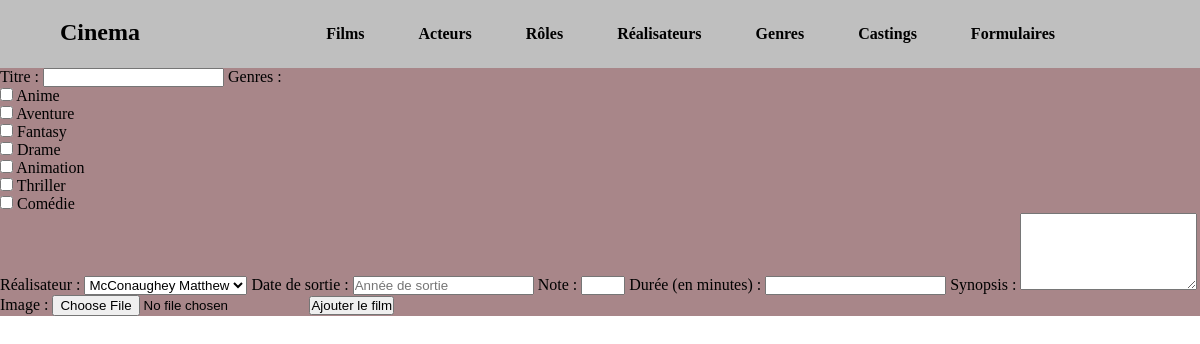
Page /index.php?action=ajouterFilm on the earlier database version.
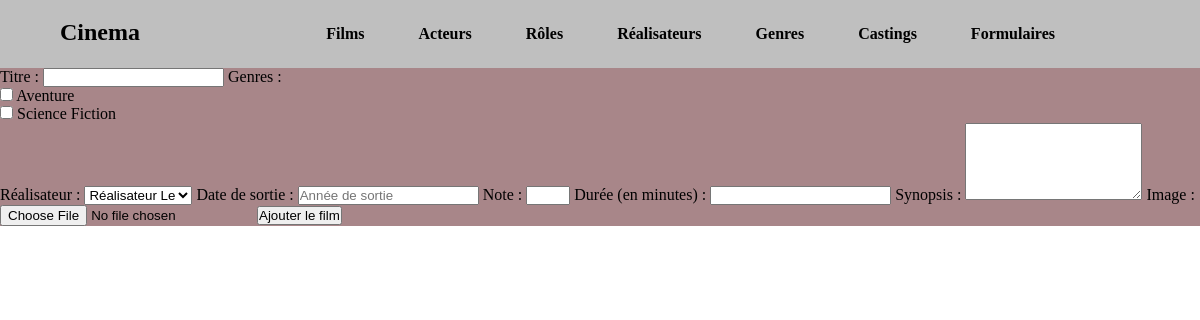
Same page on the later database version.
### tables this page shows
CREATE TABLE IF NOT EXISTS `genre` (
  `id_genre` int NOT NULL AUTO_INCREMENT,
  `genre_name` varchar(50) DEFAULT NULL,
  `path_img_genre` longtext,
  PRIMARY KEY (`id_genre`)
);

### view/formulaires/ajouterFilm.php (the view, shortened to what this page needs)
<form action="index.php?action=ajouterFilm" method="post" enctype="multipart/form-data">
    <label for="titre_film">Titre :</label>
    <input type="text" name="titre_film" id="titre_film" required>
    <label for="genre_id">Genres :</label>
    <?php foreach ($genres as $genre) : ?>
        <div>
            <input type="checkbox" id="genre_<?php echo $genre['id_genre']; ?>" name="genre_id[]" value="<?php echo $genre['id_genre']; ?>">
            <label for="genre_<?php echo $genre['id_genre']; ?>"><?php echo $genre['genre_name']; ?></label>
        </div>
    <?php endforeach; ?>
    <label for="realisateur_id">Réalisateur :</label>
    <select name="realisateur_id" id="realisateur_id">
        <?php foreach ($realisateurs as $realisateur) : ?>
            <option value="<?php echo $realisateur['id_realisateur']; ?>"><?php echo $realisateur['prenom'] . ' ' . $realisateur['nom']; ?></option>
        <?php endforeach; ?>
    </select>
    <label for="date_sortie">Date de sortie :</label>
    <input type="text" name="date_sortie" id="date_sortie" pattern="\year{4}" placeholder="Année de sortie" required>
    <label for="note">Note :</label>
    <input type="number" name="note" id="note" min="0" max="5" required>
    <label for="duree">Durée (en minutes) :</label>
    <input type="number" name="duree" id="duree" min="0" required>
    <label for="synopsis">Synopsis :</label>
    <textarea name="synopsis" id="synopsis" rows="5" required></textarea>
    <label for="image">Image :</label>
    <input type="file" name="image" id="image" accept="image/*" required>
    <input type="submit" value="Ajouter le film" onclick="notificationFilm()">
</form>
<?php
$cssLink = '<link rel="stylesheet" href="public/css/formulaires/formulaires.css">';
$content = ob_get_clean();
require "view/template.php";
?>

### index.php (shortened to what this page needs)
<?php
$FilmsController = new FilmsController();
$FormulairesController = new FormulairesController();
if (isset($_GET["action"])) {
    switch ($_GET["action"]) {
        case "ajouterFilm":
            $FormulairesController->ajouterFilm();
            break;
    }
} else {
    $FilmsController->listFilms();
}
?>

### controller/FormulairesController.php (shortened to what this page needs)
<?php
class FormulairesController {
    public function ajouterFilm() {
        if ($_SERVER["REQUEST_METHOD"] === "POST") {
            $titre_film = filter_input(INPUT_POST, "titre_film", FILTER_SANITIZE_FULL_SPECIAL_CHARS);
            $realisateur_id = filter_input(INPUT_POST, "realisateur_id", FILTER_SANITIZE_NUMBER_INT);
            $date_sortie = date("Y", strtotime(filter_input(INPUT_POST, "date_sortie", FILTER_SANITIZE_FULL_SPECIAL_CHARS)));
            $note = filter_input(INPUT_POST, "note", FILTER_SANITIZE_NUMBER_FLOAT, FILTER_FLAG_ALLOW_FRACTION);
            $duree = filter_input(INPUT_POST, "duree", FILTER_SANITIZE_NUMBER_INT);
            $synopsis = filter_input(INPUT_POST, "synopsis", FILTER_SANITIZE_SPECIAL_CHARS);
            if (!isset($_FILES['image']) || $_FILES['image']['error'] === UPLOAD_ERR_NO_FILE) {
                header("Location: index.php?action=ajouterFilm&error=Veuillez sélectionner une image");
                exit;
            }
            $file = $_FILES["image"];
            $filename = $file["name"];
            $filePathTemporaire = $file["tmp_name"];
            $extension = pathinfo($filename, PATHINFO_EXTENSION);
            $newImageFileName = uniqid() . "." . $extension;
            $destinationPath = "public/images/imgFilms/";
            $destinationFile = $destinationPath . $newImageFileName;
            if (!move_uploaded_file($filePathTemporaire, $destinationFile)) {
                header("Location: index.php?action=ajouterFilm&error=Une erreur s'est produite lors du téléchargement de l'image");
                exit;
            }
            $pdo = Connect::Connexion();
            $query = "INSERT INTO film (titre_film, realisateur_id, date_sortie, note, duree, synopsis, path_img_film)
                      VALUES (:titre_film, :realisateur_id, :date_sortie, :note, :duree, :synopsis, :image)";
            $insertFilmStatement = $pdo->prepare($query);
            $insertFilmStatement->execute([
                "titre_film" => $titre_film,
                "realisateur_id" => $realisateur_id,
                "date_sortie" => $date_sortie,
                "note" => $note,
                "duree" => $duree,
                "synopsis" => $synopsis,
                "image" => $newImageFileName
            ]);
            $filmId = $pdo->lastInsertId();
            $genres = filter_input(INPUT_POST, "genre_id", FILTER_DEFAULT, FILTER_REQUIRE_ARRAY);
            $insertFilmGenreQuery = "INSERT INTO film_genre (id_film, id_genre) VALUES (:id_film, :id_genre)";
            $insertFilmGenreStatement = $pdo->prepare($insertFilmGenreQuery);
            foreach ($genres as $genreId) {
                $insertFilmGenreStatement->execute([
                    "id_film" => $filmId,
                    "id_genre" => $genreId
                ]);
            }
            header("Location: index.php?action=listFilms");
            exit;
            } else {
                $pdo = Connect::Connexion();
                $selectGenresStatement = $pdo->query("SELECT * FROM genre");
                $genres = $selectGenresStatement->fetchAll();
                $selectRealisateursStatement = $pdo->query("SELECT r.id_realisateur, p.prenom, p.nom FROM realisateur r
                INNER JOIN personne p ON r.id_personne = p.id_personne");
                $realisateurs = $selectRealisateursStatement->fetchAll();
            require "view/formulaires/ajouterFilm.php";
        }
    }
}

### view/template.php (shortened to what this page needs)
<!DOCTYPE html>
<html lang="en">
<head>
    <?= $cssLink ?>
    <link rel="stylesheet" href="public/css/film/etoiles.css">
    <link rel="stylesheet" href="public/css/navbar.css">
    <link rel="stylesheet" href="public/css/standard.css">
</head>
<body>
    <main>
        <nav>
            <h2 class="logo"><a href="index.php?action=listFilms">Cinema</a></h2>
            <ul class="menu">
                <li><a href="index.php?action=listFilms">Films</a></li>
                <li><a href="index.php?action=listActeurs">Acteurs</a></li>
                <li><a href="index.php?action=listRoles">Rôles</a></li>
                <li><a href="index.php?action=listRealisateurs">Réalisateurs</a></li>
                <li><a href="index.php?action=listGenres">Genres</a></li>
                <li><a href="index.php?action=listCastings">Castings</a></li>
                <li class="dropdown">
                    <a href="#">Formulaires</a>
                </li>
            </ul>
        </nav>
        <div>
            <?php if (isset($content)): ?>
                <?= $content ?>
            <?php endif; ?>
        </div>
    </main>
</body>
</html>

### public/css/navbar.css (style rules this page uses)
nav { display: flex; align-items: flex-end; flex-direction: row; justify-content: space-between; padding-left: 5%; padding-right: 10%; background-color: #bfbfbf; }
nav h2 { margin-bottom: 22px; }
.logo { color: black; font-size: 24px; padding-left:0%; }
nav ul li { list-style-type: none; padding: 25px 25px; display: inline-block; }
nav ul li a { color: black; text-decoration: none; font-weight: bold; }

### public/css/standard.css (style rules this page uses)
* { margin: 0; padding: 0; color: black; text-decoration: none; list-style: none; }
* { padding: 0; margin: 0; box-sizing: border-box; }
main { background-color: #976f72d5; }

Differences in the rows shown:
removed genre: genre_name "Anime"
removed genre: genre_name "Fantasy"
removed genre: genre_name "Drame"
removed genre: genre_name "Animation"
removed genre: genre_name "Thriller"
removed genre: genre_name "Comédie"
added genre: genre_name "Science Fiction"
Other differences:
form field realisateur_id: "McConaughey Matthew" → "Réalisateur Le"
